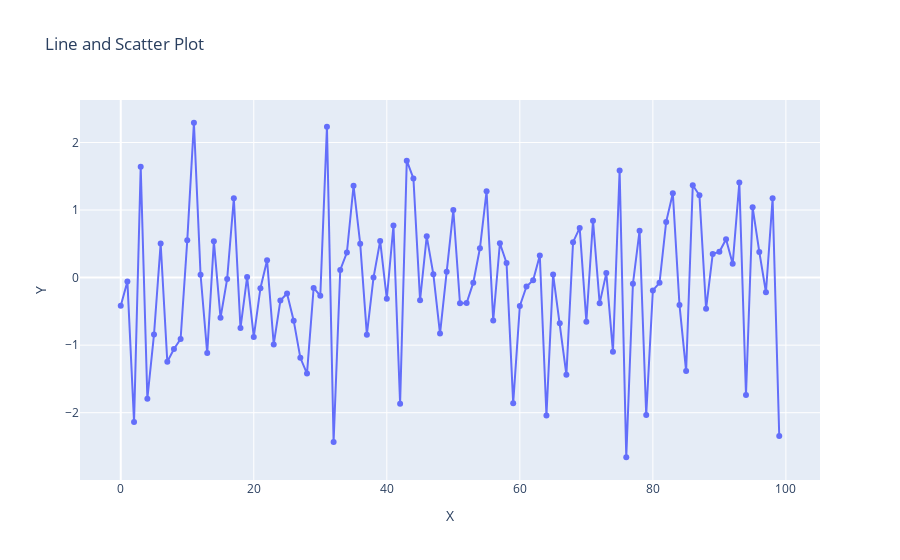

This figure's notebook cell:
### Code cell
#2. Write a program to draw line and scatter plots for random 100 x and y coordinates

np.random.seed(2)
x = np.arange(100)
y = np.random.randn(100)
df = pd.DataFrame({"X": x, "Y": y})
fig=px.scatter(df,x="X",y="Y",title="Line and Scatter Plot")
fig.update_traces(mode="lines+markers")
fig.show()

### Figure 1 — Plotly figure (JSON) as saved in the notebook; plotly's stock layout.template omitted (floating-point values rounded to 4 significant figures)
{"data": [{"hovertemplate": "X=%{x}<br>Y=%{y}<extra></extra>", "legendgroup": "", "marker": {"color": "#636efa", "symbol": "circle"}, "mode": "lines+markers", "name": "", "orientation": "v", "showlegend": false, "type": "scatter", "x": [0, 1, 2, 3, 4, 5, 6, 7, 8, 9, 10, 11, 12, 13, 14, 15, 16, 17, 18, 19, 20, 21, 22, 23, 24, 25, 26, 27, 28, 29, 30, 31, 32, 33, 34, 35, 36, 37, 38, 39, 40, 41, 42, 43, 44, 45, 46, 47, 48, 49, 50, 51, 52, 53, 54, 55, 56, 57, 58, 59, 60, 61, 62, 63, 64, 65, 66, 67, 68, 69, 70, 71, 72, 73, 74, 75, 76, 77, 78, 79, 80, 81, 82, 83, 84, 85, 86, 87, 88, 89, 90, 91, 92, 93, 94, 95, 96, 97, 98, 99], "xaxis": "x", "y": [-0.4168, -0.05627, -2.136, 1.64, -1.793, -0.8417, 0.5029, -1.245, -1.058, -0.909, 0.5515, 2.292, 0.04154, -1.118, 0.5391, -0.5962, -0.01913, 1.175, -0.7479, 0.009025, -0.8781, -0.1564, 0.2566, -0.9888, -0.3388, -0.2362, -0.6377, -1.188, -1.421, -0.1535, -0.2691, 2.231, -2.435, 0.1127, 0.3704, 1.36, 0.5019, -0.8442, 9.761e-06, 0.5424, -0.3135, 0.771, -1.868, 1.731, 1.468, -0.3357, 0.6113, 0.04797, -0.8291, 0.08771, 1.0, -0.3811, -0.3757, -0.07447, 0.4335, 1.278, -0.6347, 0.5084, 0.2161, -1.859, -0.4193, -0.1323, -0.03957, 0.326, -2.04, 0.04626, -0.6777, -1.439, 0.5243, 0.7353, -0.6533, 0.8425, -0.3815, 0.06649, -1.099, 1.584, -2.659, -0.09145, 0.6951, -2.033, -0.1895, -0.07722, 0.8247, 1.248, -0.4039, -1.385, 1.367, 1.218, -0.462, 0.3509, 0.3819, 0.5663, 0.2042, 1.407, -1.738, 1.041, 0.3805, -0.2171, 1.174, -2.344], "yaxis": "y"}], "layout": {"legend": {"tracegroupgap": 0}, "title": {"text": "Line and Scatter Plot"}, "xaxis": {"anchor": "y", "domain": [0, 1], "title": {"text": "X"}}, "yaxis": {"anchor": "x", "domain": [0, 1], "title": {"text": "Y"}}}}
